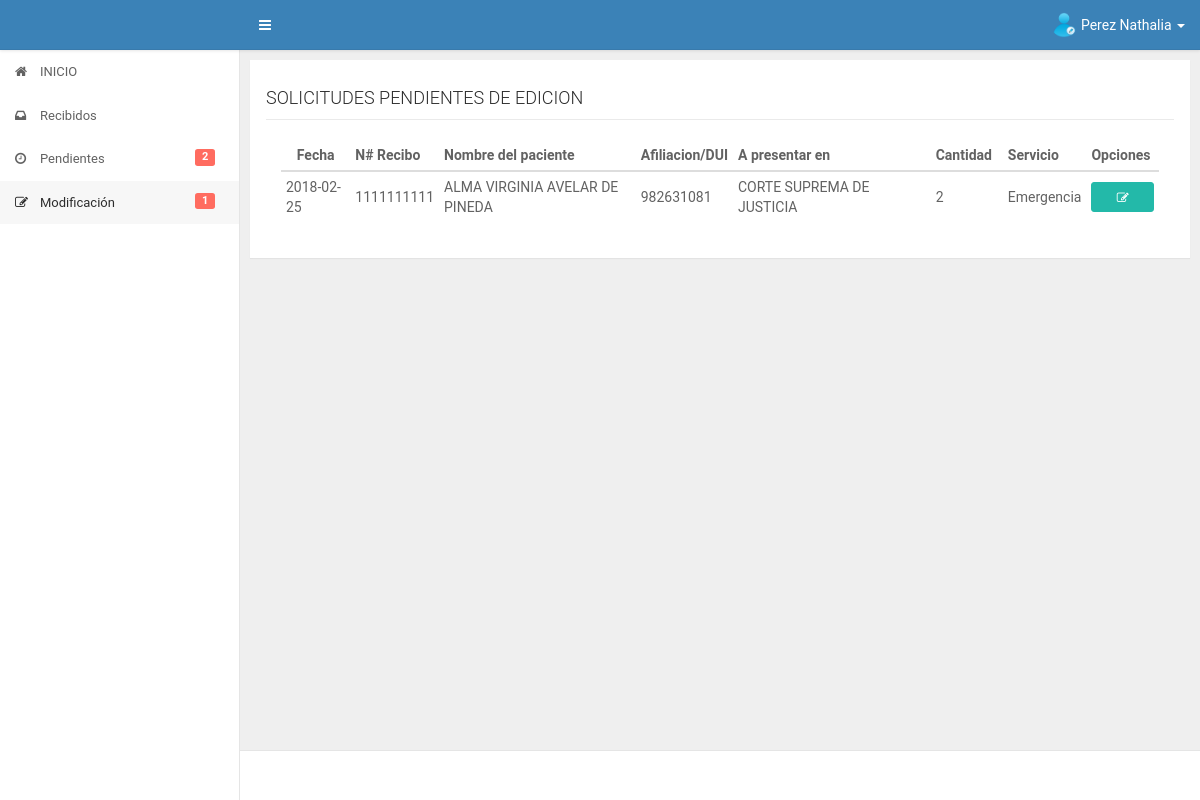
Before: /app/trabajador/modificacion.php (signed in) with the older database file.
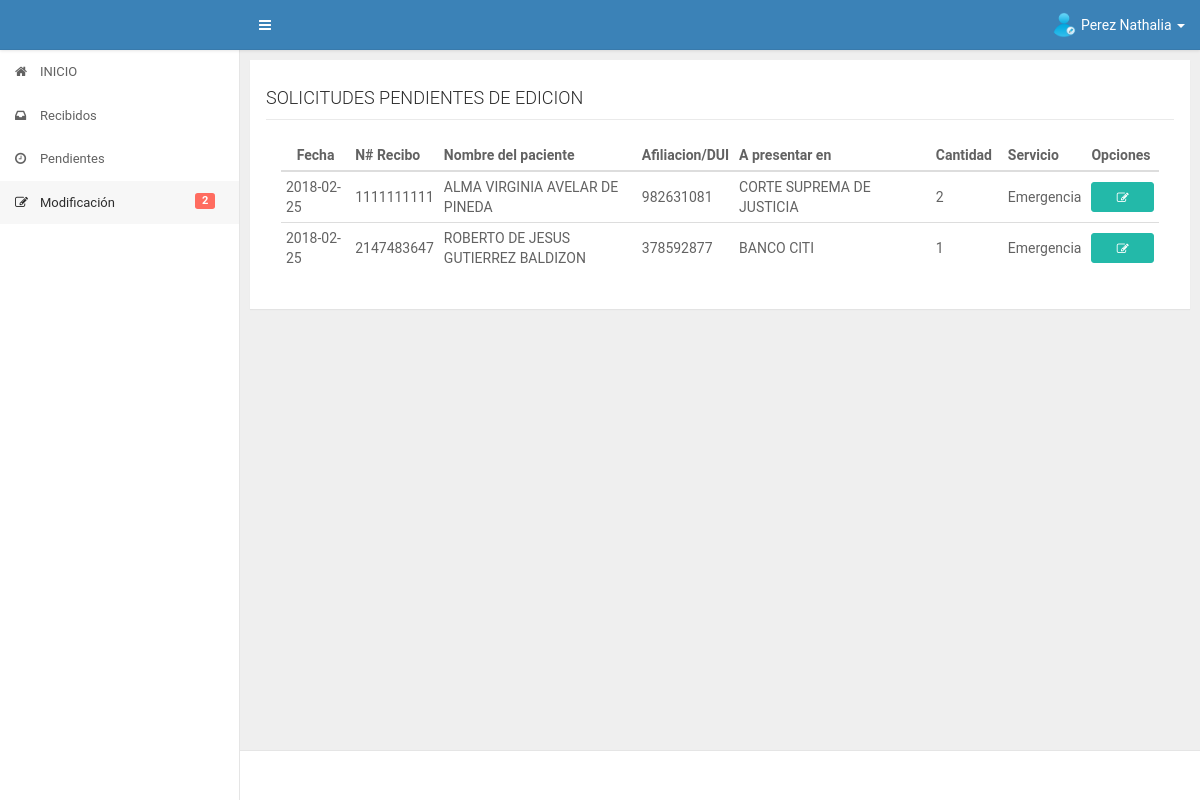
After: the same page with the newer database file.
### tables this page shows
CREATE TABLE IF NOT EXISTS `datos_iniciales` (
  `id_datos` int(11) NOT NULL AUTO_INCREMENT,
  `fecha` date DEFAULT NULL,
  `numero_recibo` varchar(50) DEFAULT NULL,
  `afiliacion_dui` varchar(30) DEFAULT NULL,
  `nombre_paciente` varchar(300) DEFAULT NULL,
  `destinos` varchar(2000) DEFAULT NULL,
  `id_servicio` int(11) DEFAULT NULL,
  `cantidad` int(11) DEFAULT NULL,
  `fecha_presentado` date DEFAULT NULL,
  `fecha_cancelado` date DEFAULT NULL,
  `precio` float DEFAULT NULL,
  `id_estado` int(11) DEFAULT NULL,
  `id_trabajador` int(11) DEFAULT NULL,
  `fecha_recibido_revision` date DEFAULT NULL,
  `fecha_autorizacion_direccion` date DEFAULT NULL,
  PRIMARY KEY (`id_datos`),
  KEY `FK_diservicio` (`id_servicio`),
  KEY `FK_diestado` (`id_estado`),
  KEY `FK_datos_iniciales_usuario` (`id_trabajador`),
  CONSTRAINT `FK_datos_iniciales_usuario` FOREIGN KEY (`id_trabajador`) REFERENCES `usuario` (`id_user`),
  CONSTRAINT `FK_diestado` FOREIGN KEY (`id_estado`) REFERENCES `estado` (`id_estado`),
  CONSTRAINT `FK_diservicio` FOREIGN KEY (`id_servicio`) REFERENCES `servicios` (`id_servicio`)
);

CREATE TABLE IF NOT EXISTS `servicios` (
  `id_servicio` int(11) NOT NULL AUTO_INCREMENT,
  `nombre_servicio` varchar(200) DEFAULT NULL,
  PRIMARY KEY (`id_servicio`)
);

### app/trabajador/modificacion.php (the view, shortened to what the changed rows need)
<?php
    include("../core/header.php");
    include("../core/aside.php");
    include("../../config/database.php");
    $sqlrecibidas = "SELECT datos_iniciales.id_datos,datos_iniciales.fecha,datos_iniciales.numero_recibo,datos_iniciales.afiliacion_dui,datos_iniciales.nombre_paciente,datos_iniciales.destinos,datos_iniciales.cantidad,servicios.nombre_servicio FROM datos_iniciales INNER JOIN servicios ON datos_iniciales.id_servicio=servicios.id_servicio WHERE datos_iniciales.id_estado=5 AND id_trabajador=?";
    if($stmt = $conn->prepare($sqlrecibidas)){
        $stmt -> bind_param('s',$_SESSION['id_usuario']);
        $stmt -> execute();
        $stmt -> store_result();
        $rows = $stmt->num_rows;
        $stmt -> bind_result($id_datos,$fechacreacion,$nrecibo,$afiliacion,$nombrepaciente,$destinos,$cantidad,$servicio);
    }
?>
<div id="content" class="ui-content ui-content-aside-overlay">
    <div class="ui-content-body">
        <div class="ui-container">
            <div class="row">
                <div class="col-md-12 col-lg-12">
                    <div class="panel">
                        <div class="panel-body">
                            <div class="col-md-12" id="misrecibidos">
                                <div id="contenido" class="table-responsive">
                                    <table class="table table-hover table-condensed" id="mitable">
                                        <thead class="thead-inverse">
                                            <tr>
                                                <th class="col-md-1 text-center">Fecha</th>
                                                <th class="col-md-1">N# Recibo</th>
                                                <th class="col-md-3">Nombre del paciente</th>
                                                <th class="col-md-1">Afiliacion/DUI</th>
                                                <th class="col-md-3">A presentar en</th>
                                                <th class="col-md-1">Cantidad</th>
                                                <th class="col-md-1">Servicio</th>
                                                <th class="col-md-1">Opciones</th>
                                            </tr>
                                        </thead>
                                        <tbody>
                                        <?php
                                            if($rows>0){
                                                while ($stmt->fetch()) {
                                        ?>
                                            <tr>
                                                <td><?php echo $fechacreacion; ?></td>
                                                <td><?php echo $nrecibo; ?></td>
                                                <td><?php echo $nombrepaciente; ?></td>
                                                <td><?php echo $afiliacion; ?></td>
                                                <td><?php echo $destinos; ?></td>
                                                <td><?php echo $cantidad; ?></td>
                                                <td><?php echo $servicio; ?></td>
                                                <td><a href="infosolicitudmod.php?con=<?php echo $id_datos ?>" class="btn btn-success btn-block btn-sm crearconstancias" data-toggle="tooltip" data-placement="left" title="Modificar"><i class="fa fa-edit"></i></a></td>
                                            </tr>
                                        <?php
                                                }
                                            }
                                        ?>
                                        </tbody>
                                    </table>
                                </div>
                            </div>
                        </div>
                    </div>
                </div>
            </div>
        </div>
    </div>
</div>
<?php
    include("../core/footer.php");
 ?>

### app/core/aside.php (shortened to what the changed rows need)
<aside id="aside" class="ui-aside ui-aside--light">
    <ul class="nav" ui-nav id="mimenu">
        <?php switch ($_SESSION['tipousuario']) {
		?>
		<?php
			case '2':
            include("../../config/database.php");
             $sqlpendientes2 = "SELECT COUNT(*) as pendientesenvio FROM datos_iniciales WHERE id_estado=3 AND id_trabajador=?";
             if($stmspendientes2 = $conn->prepare($sqlpendientes2)){
                $stmspendientes2->bind_param('s',$_SESSION['id_usuario']);
                $stmspendientes2->execute();
                $stmspendientes2->bind_result($mispendientes);
             }
             $sqledicion = "SELECT COUNT(*) as pendientesenvio FROM datos_iniciales WHERE id_estado=5 AND id_trabajador=?";
             if($stmtedicion = $conn->prepare($sqledicion)){
                $stmtedicion->bind_param('s',$_SESSION['id_usuario']);
                $stmtedicion->execute();
                $stmtedicion->bind_result($mispendientesedi);
             }
		?>
        <li id="pendientes"><a href="../trabajador/pendientes.php"><i class="fa fa-clock-o "></i><span>Pendientes<?php if($mispendientes>0){ ?><small class="label label-danger"><?php echo $mispendientes; ?></small><?php } ?></span></a></li>
        <li id="modificacion"><a href="../trabajador/modificacion.php"><i class="fa fa-pencil-square-o "></i><span>Modificación<?php if($mispendientesedi>0){ ?><small class="label label-danger"><?php echo $mispendientesedi; ?></small><?php } ?></span></a></li>
		<?php
				break;
		?>
        <?php
		} ?>
    </ul>
</aside>

Changed rows visible on the page:
now on this page (row edited): datos_iniciales: fecha "2018-02-25", numero_recibo "2147483647", nombre_paciente "ROBERTO DE JESUS GUTIERREZ BALDIZON", afiliacion_dui "378592877", destinos "BANCO CITI", cantidad "1", id_servicio.nombre_servicio "Emergencia"
Other visible differences:
$mispendientesedi: "1" → "2"
$mispendientes: "2" → (not shown)
